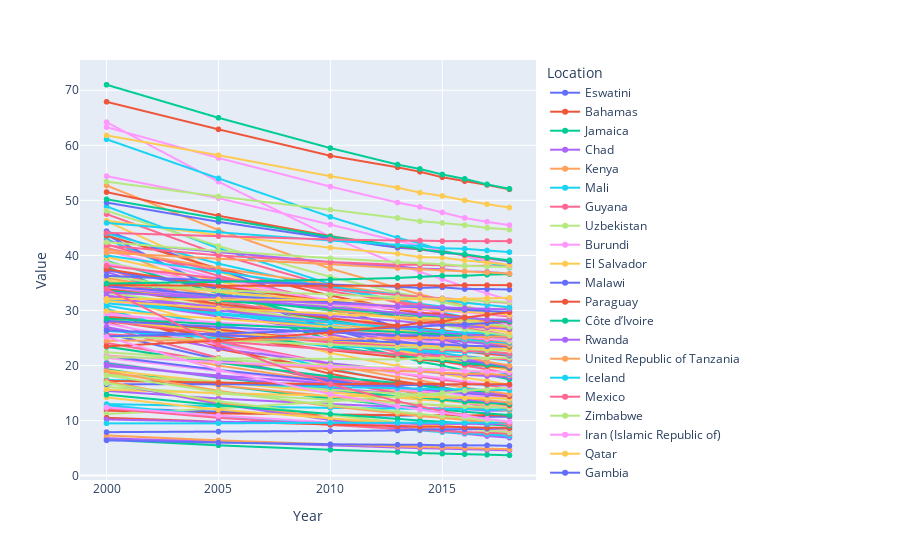

Notebook code for this chart:
### Code cell
fig = px.line(tobacco_use_ww_df[tobacco_use_ww_df['Gender'] == 'Both sexes'], x='Year', y='Value', color='Location',markers=True)
fig.show()
